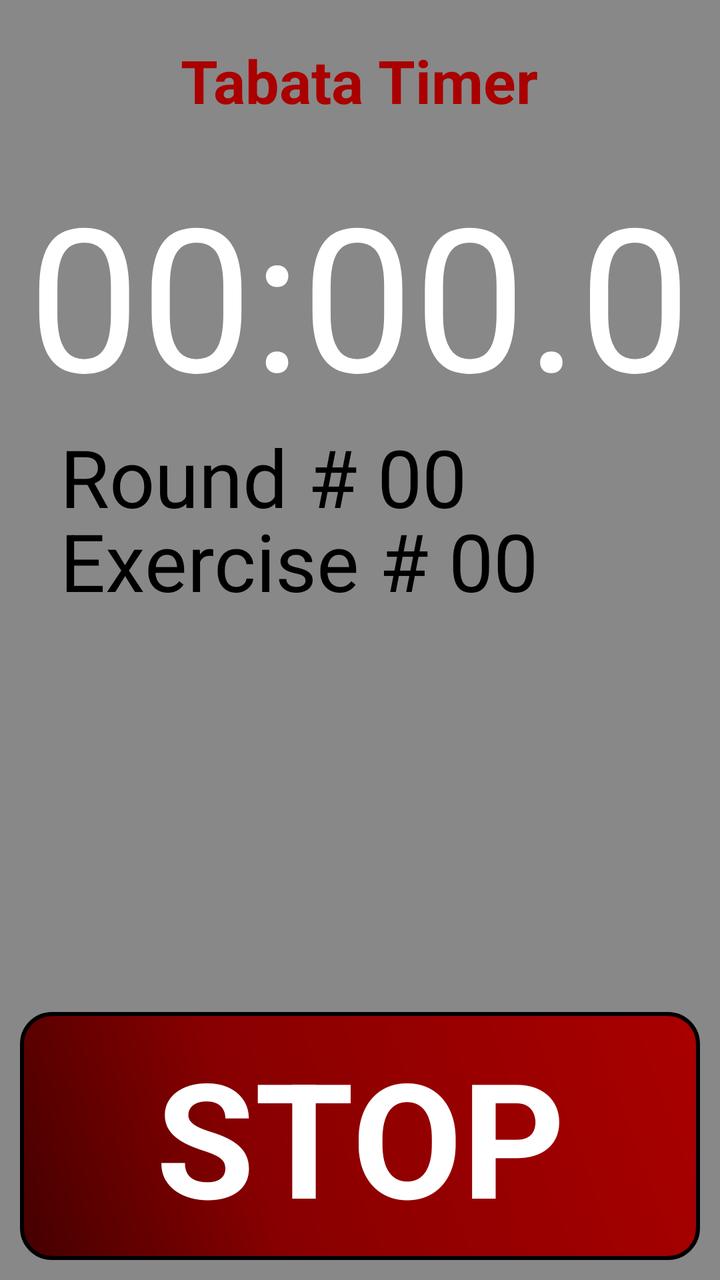
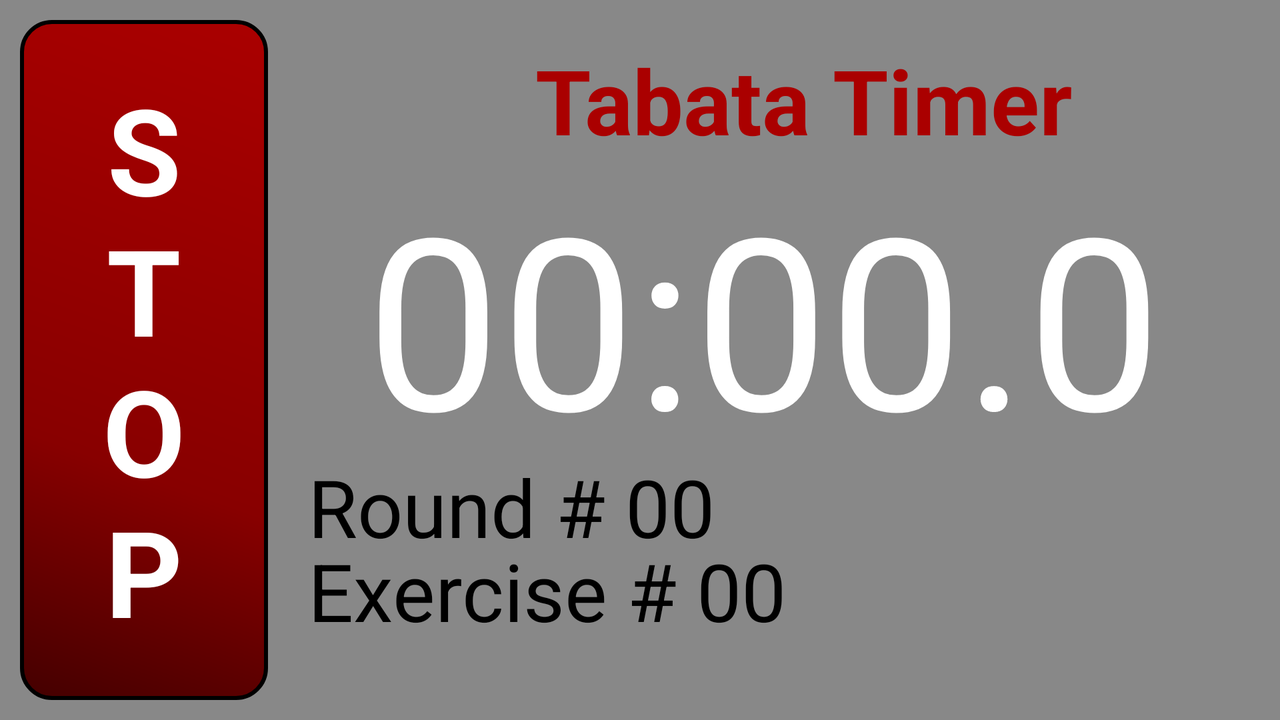

One screen, two layout resources from the same app: the default and the repository's alternative for another configuration. Each is rendered where Android would select it; the XML of both is given below.
<!-- AndroidManifest.xml: application theme AppTheme -->
<!-- res/layout/activity_running_tabata.xml -->
<LinearLayout xmlns:android="http://schemas.android.com/apk/res/android"
    xmlns:tools="http://schemas.android.com/tools"
    android:layout_width="match_parent"
    android:layout_height="match_parent"
    android:paddingLeft="@dimen/activity_horizontal_margin"
    android:paddingRight="@dimen/activity_horizontal_margin"
    android:paddingTop="@dimen/activity_vertical_margin"
    android:paddingBottom="@dimen/activity_vertical_margin"
    android:orientation="vertical"
    android:weightSum="5"
    android:id="@+id/whole_layout"
    tools:context="com.jrb.phiitnesstimer.RunningTabata">

    <LinearLayout
        android:id="@+id/container_time_display"
        android:layout_width="match_parent"
        android:layout_height="0dp"
        android:layout_weight="4"
        android:orientation="vertical"
        >

        <TextView
            style="@style/TitleStyle"
            android:layout_width="wrap_content"
            android:layout_height="wrap_content"
            android:text="@string/title_tabata"
            android:id="@+id/lblTitle" />

        <TextView
            style="@style/TimeDisplayStyle"
            android:layout_width="wrap_content"
            android:layout_height="wrap_content"
            android:text="@string/text_start_time"
            android:layout_gravity="center_horizontal"
            android:id="@+id/lblTimeDisplay" />

        <LinearLayout
            android:layout_width="wrap_content"
            android:layout_height="wrap_content">
            <TextView
                style="@style/RoundDisplayStyle_land"
                android:layout_width="wrap_content"
                android:layout_height="wrap_content"
                android:text="@string/label_rounds"
                android:id="@+id/lblRounds" />

            <TextView
                style="@style/RoundNumStyle_land"
                android:layout_width="wrap_content"
                android:layout_height="wrap_content"
                android:text="@string/text_start_rounds"
                android:id="@+id/lblRoundNum" />
        </LinearLayout>

        <LinearLayout
            android:layout_width="wrap_content"
            android:layout_height="wrap_content">
            <TextView
                style="@style/RoundDisplayStyle_land"
                android:layout_width="wrap_content"
                android:layout_height="wrap_content"
                android:text="@string/label_exercises"
                android:id="@+id/lblExercises" />

            <TextView
                style="@style/RoundNumStyle_land"
                android:layout_width="wrap_content"
                android:layout_height="wrap_content"
                android:text="@string/text_start_rounds"
                android:id="@+id/lblExerciseNum" />
        </LinearLayout>
    </LinearLayout>

    <Button
        style="@style/StopButtonStyle"
        android:layout_width="match_parent"
        android:layout_height="0dp"
        android:layout_weight="1"
        android:id="@+id/btnStop" />

</LinearLayout>
<!-- resources referenced by this layout -->
<resources>
  <dimen name="activity_horizontal_margin">10dp</dimen>
  <dimen name="activity_vertical_margin">10dp</dimen>
  <string name="label_exercises">Exercise #</string>
  <string name="label_rounds">Round #</string>
  <string name="text_start_rounds">00</string>
  <string name="text_start_time">00:00.0</string>
  <string name="title_tabata">Tabata Timer</string>
  <style name="RoundDisplayStyle_land" parent="android:Widget.TextView">
          <item name="android:textSize">@dimen/round_num_sizes_land</item>
          <item name="android:paddingTop">@dimen/text_padding_land</item>
          <item name="android:paddingBottom">@dimen/text_padding_land</item>
          <item name="android:layout_marginBottom">@dimen/bottom_spacing_margin_land</item>
          <item name="android:layout_marginTop">@dimen/top_spacing_margin_land</item>
          <item name="android:layout_marginLeft">@dimen/left_spacing_margin_land</item>
      </style>
  <style name="RoundNumStyle_land" parent="android:Widget.TextView">
          <item name="android:textSize">@dimen/round_num_sizes_land</item>
          <item name="android:paddingTop">@dimen/text_padding_land</item>
          <item name="android:paddingBottom">@dimen/text_padding_land</item>
          <item name="android:layout_marginTop">@dimen/top_spacing_margin_land</item>
          <item name="android:layout_marginBottom">@dimen/bottom_spacing_margin_land</item>
          <item name="android:layout_marginLeft">@dimen/text_rounds_left_margin</item>
      </style>
  <style name="StopButtonStyle" parent="android:Widget.Button">
          <item name="android:paddingLeft">@dimen/edit_text_padding</item>
          <item name="android:paddingRight">@dimen/edit_text_padding</item>
          <item name="android:textSize">@dimen/stop_button_text</item>
          <item name="android:text">@string/action_stop</item>
          <item name="android:textColor">@color/white</item>
          <item name="android:background">@drawable/button_shape_stop</item>
          <item name="android:textStyle">bold</item>
      </style>
  <style name="TimeDisplayStyle" parent="android:Widget.TextView">
          <item name="android:textSize">@dimen/time_display_sizes</item>
          <item name="android:textColor">@color/white</item>
          <item name="android:layout_centerHorizontal">true</item>
          <item name="android:layout_marginTop">@dimen/dialog_spacing_margin</item>
      </style>
  <style name="TitleStyle" parent="android:Widget.TextView">
          <item name="android:textSize">@dimen/title_sizes</item>
          <item name="android:textColor">@color/red</item>
          <item name="android:textStyle">bold</item>
          <item name="android:layout_gravity">center_horizontal</item>
          <item name="android:layout_centerHorizontal">true</item>
          <item name="android:layout_marginTop">10dp</item>
      </style>
  <style name="AppTheme" parent="android:Theme.Holo.Light.DarkActionBar">
          <item name="android:background">@color/background_grey</item>
          <item name="android:textColor">@color/black</item>
          <item name="android:fontFamily">sans-serif</item>
      </style>
  <dimen name="round_num_sizes_land">40sp</dimen>
  <dimen name="text_padding_land">-5dp</dimen>
  <dimen name="bottom_spacing_margin_land">-10dp</dimen>
  <dimen name="top_spacing_margin_land">-2dp</dimen>
  <dimen name="left_spacing_margin_land">20dp</dimen>
  <dimen name="text_rounds_left_margin">10dp</dimen>
  <dimen name="edit_text_padding">8dp</dimen>
  <dimen name="stop_button_text">80sp</dimen>
  <string name="action_stop">STOP</string>
  <color name="white">#FFFFFFFF</color>
  <dimen name="time_display_sizes">100sp</dimen>
  <dimen name="dialog_spacing_margin">20dp</dimen>
  <dimen name="title_sizes">30sp</dimen>
  <color name="red">#FFAA0000</color>
  <color name="background_grey">#FF888888</color>
  <color name="black">#FF000000</color>
</resources>
<!-- res/layout-land/activity_running_tabata.xml (the repository's variant of the layout above) -->
<!-- drawn on the phone turned sideways -->
<LinearLayout xmlns:android="http://schemas.android.com/apk/res/android"
    xmlns:tools="http://schemas.android.com/tools"
    android:layout_width="match_parent"
    android:layout_height="match_parent"
    android:paddingLeft="@dimen/activity_horizontal_margin"
    android:paddingRight="@dimen/activity_horizontal_margin"
    android:paddingTop="@dimen/activity_vertical_margin"
    android:paddingBottom="@dimen/activity_vertical_margin"
    android:orientation="horizontal"
    android:id="@+id/whole_layout"
    android:weightSum="5"
    tools:context="com.jrb.phiitnesstimer.RunningTabata">

    <Button
        style="@style/StopButtonStyle_land"
        android:layout_width="0dp"
        android:layout_height="match_parent"
        android:layout_weight="1"
        android:id="@+id/btnStop" />

    <LinearLayout
        android:id="@+id/container_time_display"
        android:layout_width="0dp"
        android:layout_height="match_parent"
        android:layout_weight="4"
        android:orientation="vertical"
        >

        <TextView
            style="@style/TitleStyle_land"
            android:layout_width="wrap_content"
            android:layout_height="wrap_content"
            android:text="@string/title_tabata"
            android:id="@+id/lblTitle" />

        <TextView
            style="@style/TimeDisplayStyle_land"
            android:layout_width="wrap_content"
            android:layout_height="wrap_content"
            android:text="@string/text_start_time"
            android:layout_gravity="center_horizontal"
            android:id="@+id/lblTimeDisplay" />

        <LinearLayout
            android:layout_width="wrap_content"
            android:layout_height="wrap_content">
            <TextView
                style="@style/RoundDisplayStyle_land"
                android:layout_width="wrap_content"
                android:layout_height="wrap_content"
                android:text="@string/label_rounds"
                android:id="@+id/lblRounds" />

            <TextView
                style="@style/RoundNumStyle_land"
                android:layout_width="wrap_content"
                android:layout_height="wrap_content"
                android:text="@string/text_start_rounds"
                android:id="@+id/lblRoundNum" />
        </LinearLayout>

        <LinearLayout
            android:layout_width="wrap_content"
            android:layout_height="wrap_content">
            <TextView
                style="@style/RoundDisplayStyle_land"
                android:layout_width="wrap_content"
                android:layout_height="wrap_content"
                android:text="@string/label_exercises"
                android:id="@+id/lblExercises" />

            <TextView
                style="@style/RoundNumStyle_land"
                android:layout_width="wrap_content"
                android:layout_height="wrap_content"
                android:text="@string/text_start_rounds"
                android:id="@+id/lblExerciseNum" />
        </LinearLayout>

    </LinearLayout>

</LinearLayout>
<!-- resources referenced by the variant -->
<!-- as the phone turned sideways resolves them -->
<resources>
  <dimen name="activity_horizontal_margin">10dp</dimen>
  <dimen name="activity_vertical_margin">10dp</dimen>
  <string name="label_exercises">Exercise #</string>
  <string name="label_rounds">Round #</string>
  <string name="text_start_rounds">00</string>
  <string name="text_start_time">00:00.0</string>
  <string name="title_tabata">Tabata Timer</string>
  <style name="RoundDisplayStyle_land" parent="android:Widget.TextView">
          <item name="android:textSize">@dimen/round_num_sizes_land</item>
          <item name="android:paddingTop">@dimen/text_padding_land</item>
          <item name="android:paddingBottom">@dimen/text_padding_land</item>
          <item name="android:layout_marginBottom">@dimen/bottom_spacing_margin_land</item>
          <item name="android:layout_marginTop">@dimen/top_spacing_margin_land</item>
          <item name="android:layout_marginLeft">@dimen/left_spacing_margin_land</item>
      </style>
  <style name="RoundNumStyle_land" parent="android:Widget.TextView">
          <item name="android:textSize">@dimen/round_num_sizes_land</item>
          <item name="android:paddingTop">@dimen/text_padding_land</item>
          <item name="android:paddingBottom">@dimen/text_padding_land</item>
          <item name="android:layout_marginTop">@dimen/top_spacing_margin_land</item>
          <item name="android:layout_marginBottom">@dimen/bottom_spacing_margin_land</item>
          <item name="android:layout_marginLeft">@dimen/text_rounds_left_margin</item>
      </style>
  <style name="StopButtonStyle_land" parent="android:Widget.Button">
          <item name="android:paddingLeft">@dimen/edit_text_padding</item>
          <item name="android:paddingRight">@dimen/edit_text_padding</item>
          <item name="android:textSize">@dimen/stop_button_text_land</item>
          <item name="android:text">@string/action_stop_land</item>
          <item name="android:textColor">@color/white</item>
          <item name="android:background">@drawable/button_shape_stop</item>
          <item name="android:textStyle">bold</item>
      </style>
  <style name="AppTheme" parent="android:Theme.Holo.Light.DarkActionBar">
          <item name="android:background">@color/background_grey</item>
          <item name="android:textColor">@color/black</item>
          <item name="android:fontFamily">sans-serif</item>
      </style>
  <dimen name="round_num_sizes_land">40sp</dimen>
  <dimen name="text_padding_land">-5dp</dimen>
  <dimen name="bottom_spacing_margin_land">-10dp</dimen>
  <dimen name="top_spacing_margin_land">-2dp</dimen>
  <dimen name="left_spacing_margin_land">20dp</dimen>
  <dimen name="text_rounds_left_margin">10dp</dimen>
  <dimen name="edit_text_padding">8dp</dimen>
  <dimen name="stop_button_text_land">60sp</dimen>
  <string name="action_stop_land">S\nT\nO\nP</string>
  <color name="white">#FFFFFFFF</color>
  <!-- drawable button_shape_stop (drawable) -->
  <?xml version="1.0" encoding="utf-8"?>
  <shape xmlns:android="http://schemas.android.com/apk/res/android" android:shape="rectangle" >
  <corners
  android:radius="15dp"
  />
  <gradient
  android:angle="45"
  android:centerX="35%"
  android:centerColor="#880000"
  android:startColor="#440000"
  android:endColor="#AA0000"
  android:type="linear"
  />
  <padding
  android:left="0dp"
  android:top="0dp"
  android:right="0dp"
  android:bottom="0dp"
  />
  <size
  android:width="270dp"
  android:height="100dp"
  />
  <stroke
  android:width="2dp"
  android:color="#000000"
  />
  </shape>
  <dimen name="time_display_sizes_land">120sp</dimen>
  <dimen name="title_sizes_land">45sp</dimen>
  <color name="red">#FFAA0000</color>
  <dimen name="title_margin_land">10dp</dimen>
  <color name="background_grey">#FF888888</color>
  <color name="black">#FF000000</color>
</resources>
